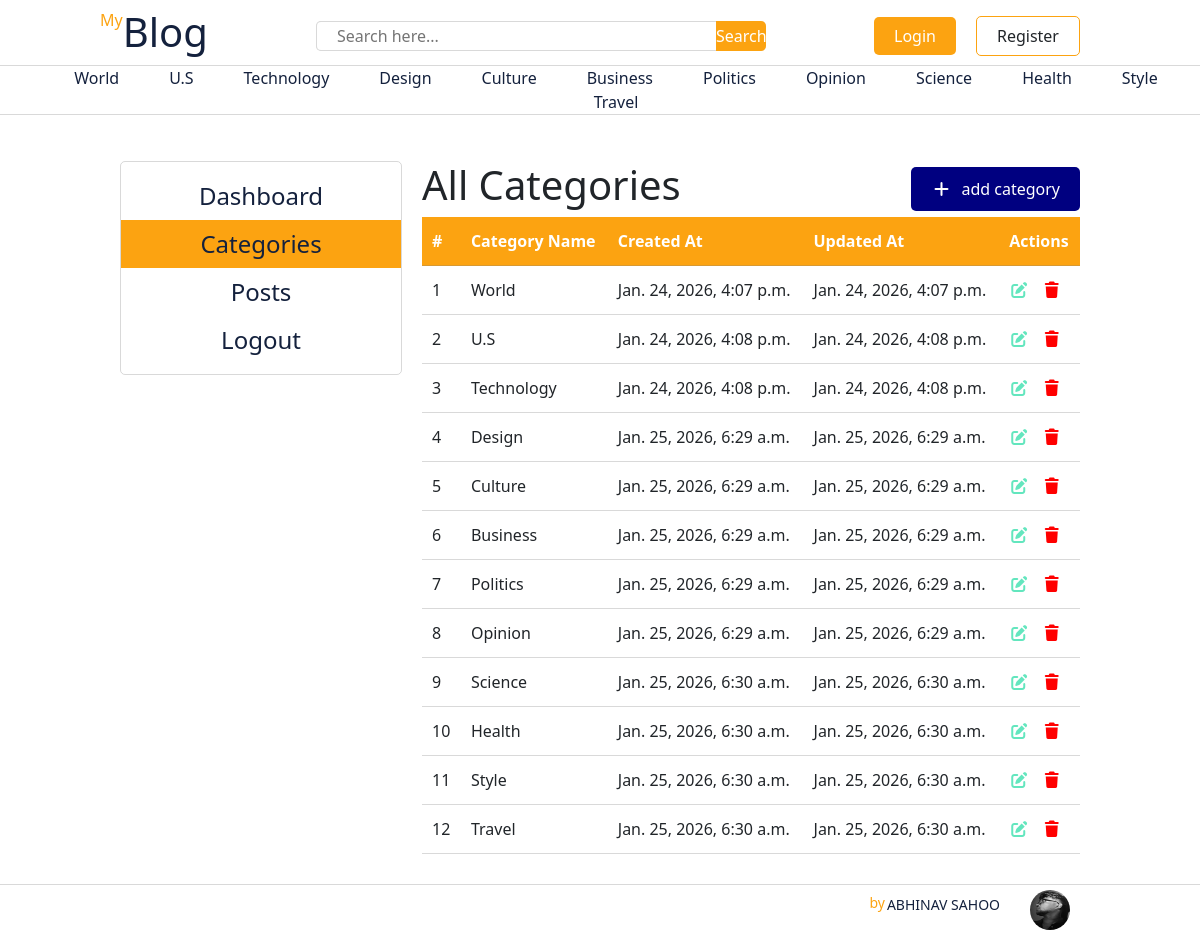
/dashboard/categories/, run on the app's committed database.
### blogs/models.py (models this page shows)
class Category(models.Model):
    category_name=models.CharField(max_length=50,unique=True)
    created_at=models.DateTimeField(auto_now_add=True)
    updated_at=models.DateTimeField(auto_now=True)
    class Meta:
        verbose_name_plural='categories'
    def __str__(self):
        return self.category_name

### dashboard/views.py (the view)
# urls.py: path('categories/',views.categories,name='categories'),
def categories(request):
    return render(request,'dashboard/categories.html')

### blogs/context_processors.py (called while the page is built)
def get_context(request):
    categories=Category.objects.all()
    return dict(categories=categories)

### templates/dashboard/categories.html (shortened to what this page needs)
{% extends 'base.html' %}
{% block content %}
    <div class="dashboard-container">
        <div class="dashboard">
            {% include 'dashboard/sidebar.html' %}
            <div class="cat-table">
            <span style="display: flex; align-items: center; justify-content: space-between;"><h1>All  Categories</h1> <a style="padding: 10px 20px ; background-color:navy; border-radius: 5px; text-decoration: none; color:white;" href="{% url 'add_category' %}"><i style="margin-right: 10px;" class="fa-solid fa-plus"></i>add category</a> </span>
            <table>
                <tr>
                    <th>#</th>
                    <th>Category Name</th>
                    <th>Created At</th>
                    <th>Updated At</th>
                    <th>Actions</th>
                </tr>
                {% for i in categories %}
                <tr>
                    <td>{{forloop.counter}}</td>
                    <td>{{i}}</td>
                    <td>{{i.created_at}}</td>
                    <td>{{i.updated_at}}</td>
                    <td>
                        <a href="{% url 'edit_category' i.id %}"><i class="fa-solid fa-pen-to-square" style="color: #63E6BE;"></i></a>
                        <a href="{% url 'delete_category' i.id %}"><i class="fa-solid fa-trash" style="color: #ff0000;"></i></td></a>
                </tr>
                {% endfor %}
            </table>
        </div>
    </div>
</div>
{% endblock %}

### templates/base.html (shortened to what this page needs)
{% load static %}
<!DOCTYPE html>
<html lang="en">
<head>
    <link rel="stylesheet" href="{% static 'css/styles.css' %}">
    <link href="https://cdn.jsdelivr.net/npm/bootstrap@5.3.8/dist/css/bootstrap.min.css" rel="stylesheet">
    <link rel="stylesheet" href="https://cdnjs.cloudflare.com/ajax/libs/font-awesome/7.0.1/css/all.min.css" />
</head>
<body>
    <nav class="navbar">
        <a href="{% url 'home' %}">
            <span>
                <p>My</p>
                <h1>Blog</h1>
            </span>
        </a>
        <form action="{% url 'search' %}" method="GET" class="blog-search">
                <input type="search" placeholder="Search here..." name="keyword" value="{{ keyword }}"  >
                <button type="submit">Search</button>
        </form>
        <div class="login-container">
            {% if not user.is_authenticated %}
            <a href="{% url 'login' %}" class="login">Login</a>
            <a href="{% url 'register' %}" class="register">Register</a>
            {% else %}
                <a href="{% url 'dashboard' %}" class="login">dashboard</a>
                <a href="{% url 'logout' %}" class="login">Logout</a>
            {% endif %}
        </div>
    </nav>
    <ul class="nav-links">
        {% for cat in categories %}
        <li><a href="{% url 'get_by_category' cat.id %}">{{ cat.category_name }}</a></li>
        {% endfor %}
    </ul>
{% block content %}{% endblock %}
       <footer class="footer">
        <img src="{% static 'images/selfImg1.jpg' %}" alt="my Image">
        <span>
            <p>by</p>
            <h1>Abhinav Sahoo</h1>
        </span>
    </footer>
</body>
</html>

### templates/dashboard/sidebar.html (shortened to what this page needs)
<div class="dashboard-left">
    <ul class="dashboard-list">
        <li class="{% if '/dashboard/' ==  request.path  %}dash-selected{% endif %}"><a
                href="{% url 'dashboard' %}">Dashboard</a></li>
        <li class="{% if '/categories/' in  request.path  %}dash-selected{% endif %}"><a
                href="{% url 'categories' %}">Categories</a></li>
                <li class="{% if '/posts/' in request.path  %}dash-selected{% endif %}"><a href="{% url 'posts' %}">Posts</a></li>
        <li ><a href="{% url 'logout' %}">Logout</a></li>
    </ul>
</div>

### core/static/css/styles.css (style rules this page uses)
* { margin: 0; padding: 0; box-sizing: border-box; }
:root { --white: #ffffff; --smoke: #e5e5e5; --orange-1: #fca311; --orange-2: #e2910f; --navy: #14213d; --black: #000000; --button-bdr: 5px; --grey: rgb(87, 87, 87); }
body { padding-bottom: 50px; }
.navbar { height: 65px; background-color: var(--white); display: flex; justify-content: space-between; align-items: center; margin-inline: 100px; }
.navbar a { text-decoration: none; }
.navbar span { display: flex; }
.navbar span h1 { color: var(--navy); }
.navbar span p { color: var(--orange-1); }
.login-container { width: fit-content; display: flex; justify-content: center; align-items: center; }
.navbar .login { text-decoration: none; background-color: var(--orange-1); color: var(--white); margin-right: 20px; padding: 7px 20px; border-radius: var(--button-bdr); }
.navbar .register { text-decoration: none; border: 1px solid var(--orange-1); color: var(--orange); margin-right: 20px; padding: 7px 20px; border-radius: var(--button-bdr); }
.nav-links { width: 100%; display: flex; flex-wrap: wrap; justify-content: center; column-gap: 50px; height: 50px; align-items: center; border-top: 1px solid rgba(128, 128, 128, 0.3); border-bottom: 1px solid rgba(128, 128, 128, 0.3); overflow-x: auto; scroll-snap-type: x mandatory; scroll-behavior: smooth; scrollbar-width: none; }
.nav-links li { list-style: none; color: var(--navy); }
.nav-links li a { text-decoration: none; color: var(--navy); }
.footer { position: fixed; bottom: 0; border-top: 1px solid rgba(128, 128, 128, 0.3); height: 50px; width: 100%; padding-inline: 100px; background-color: var(--white); display: flex; flex-direction: row-reverse; align-items: center; }
.footer span { display: flex; height: 100%; align-items: center; }
.footer span p { color: var(--orange-1); font-size: 14px; margin-right: 2px; margin-bottom: 15px; }
.footer span h1 { color: var(--navy); text-transform: uppercase; font-size:14px ; }
.footer img { height: 40px; width: 40px; border-radius: 50%; background-size: cover; margin-inline: 30px; }
.blog-search { height: fit-content; width: fit-content; background-color: var(--smoke); display: flex; border-radius: var(--button-bdr); }
.blog-search input { height:30px; width:400px; background-color: var(--white); border-radius: var(--button-bdr); padding-inline: 20px; border-left: 1px solid rgba(128, 128, 128, 0.3); border-top: 1px solid rgba(128, 128, 128, 0.3); border-bottom: 1px solid rgba(128, 128, 128, 0.3); border-right: none; outline: none; border-bottom-right-radius: 0; border-top-right-radius: 0; }
.blog-search button { height:30px; width:50px; border-radius: var(--button-bdr); border: none; background-color: var(--orange-1); color: var(--white); border-bottom-left-radius: 0; border-top-left-radius: 0; }
.dashboard-container { height: fit-content; width: 100%; padding-inline: 10vw; }
.dashboard { height: 100%; width: 100%; background-color: var(--white); display: flex; column-gap: 20px; }
.dashboard-left { height: 100%; padding-block: 30px; width: 30%; }
.dash-selected { background-color: var(--orange-1); color: var(--smoke); }
.dashboard-left ul { width: 100%; height: fit-content; border: 1px solid rgba(128, 128, 128, 0.3); border-radius: var(--button-bdr); padding: 10px 0px; }
.dashboard-left ul li { font-size: 24px ; list-style: none; width: 100%; line-height: 2; text-align: center; }
.dashboard-left ul li a { text-decoration: none; width: 100%; text-align: center; color: var(--navy); font-weight: 500; }
.cat-table { height: 100%; padding-block: 30px; width: 70%; }
.cat-table table { width: 100%; }
.cat-table table tr { line-height: 3; border-bottom: 1px solid rgba(128, 128, 128, 0.3); }
.cat-table table tr th { padding-inline: 10px; }
.cat-table table tr td { padding-inline: 10px; }
.cat-table table tr:first-child { background-color: var(--orange-1); color: var(--white); border-top-left-radius: var(--button-bdr); border-top-right-radius: var(--button-bdr); }

### data on the page
Category: category_name "World", created_at "Jan. 24, 2026, 4:07 p.m.", updated_at "Jan. 24, 2026, 4:07 p.m."
Category: category_name "U.S", created_at "Jan. 24, 2026, 4:08 p.m.", updated_at "Jan. 24, 2026, 4:08 p.m."
Category: category_name "Technology", created_at "Jan. 24, 2026, 4:08 p.m.", updated_at "Jan. 24, 2026, 4:08 p.m."
Category: category_name "Design", created_at "Jan. 25, 2026, 6:29 a.m.", updated_at "Jan. 25, 2026, 6:29 a.m."
Category: category_name "Culture", created_at "Jan. 25, 2026, 6:29 a.m.", updated_at "Jan. 25, 2026, 6:29 a.m."
Category: category_name "Business", created_at "Jan. 25, 2026, 6:29 a.m.", updated_at "Jan. 25, 2026, 6:29 a.m."
Category: category_name "Politics", created_at "Jan. 25, 2026, 6:29 a.m.", updated_at "Jan. 25, 2026, 6:29 a.m."
Category: category_name "Opinion", created_at "Jan. 25, 2026, 6:29 a.m.", updated_at "Jan. 25, 2026, 6:29 a.m."
Category: category_name "Science", created_at "Jan. 25, 2026, 6:30 a.m.", updated_at "Jan. 25, 2026, 6:30 a.m."
Category: category_name "Health", created_at "Jan. 25, 2026, 6:30 a.m.", updated_at "Jan. 25, 2026, 6:30 a.m."
Category: category_name "Style", created_at "Jan. 25, 2026, 6:30 a.m.", updated_at "Jan. 25, 2026, 6:30 a.m."
Category: category_name "Travel", created_at "Jan. 25, 2026, 6:30 a.m.", updated_at "Jan. 25, 2026, 6:30 a.m."
